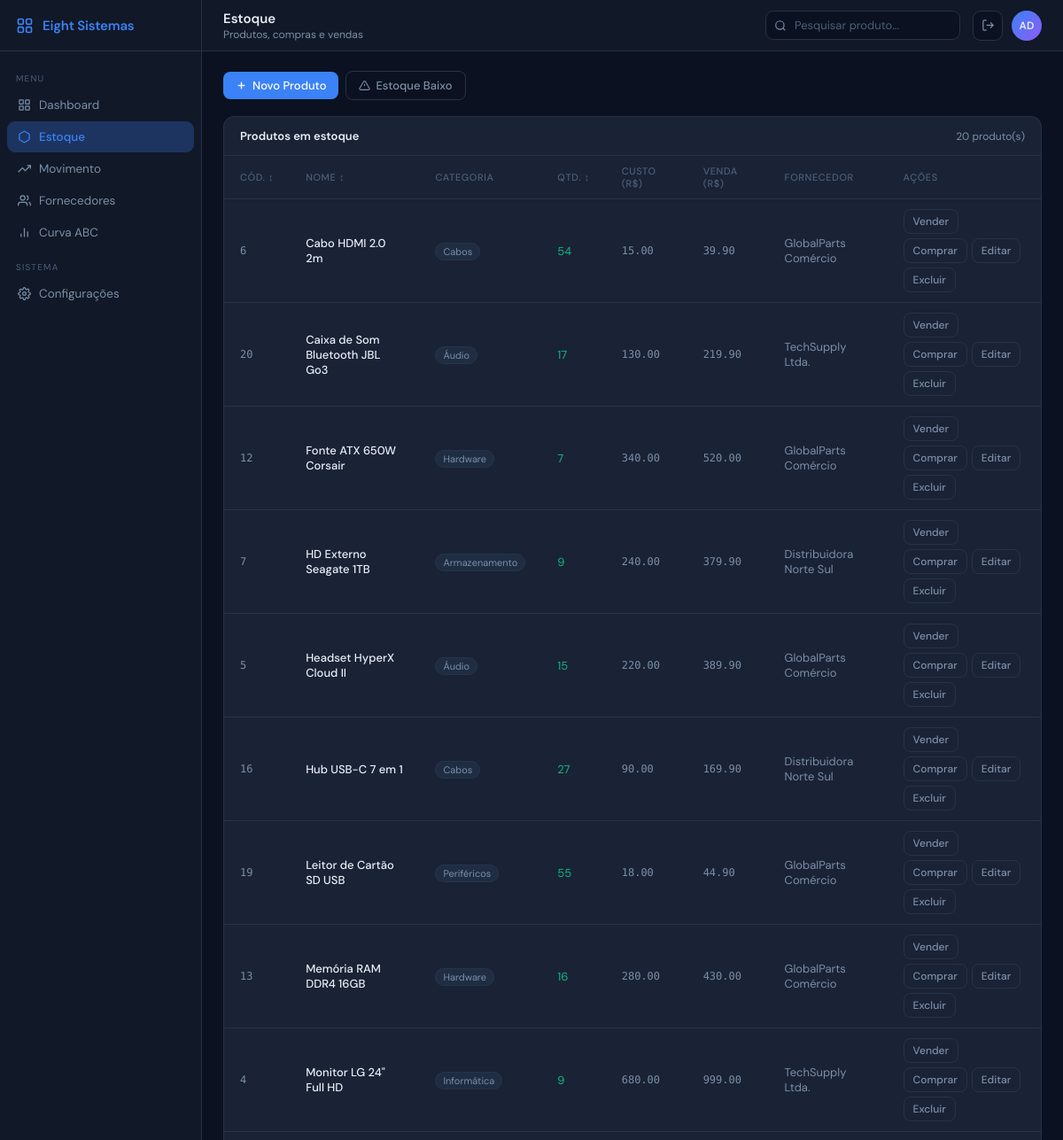
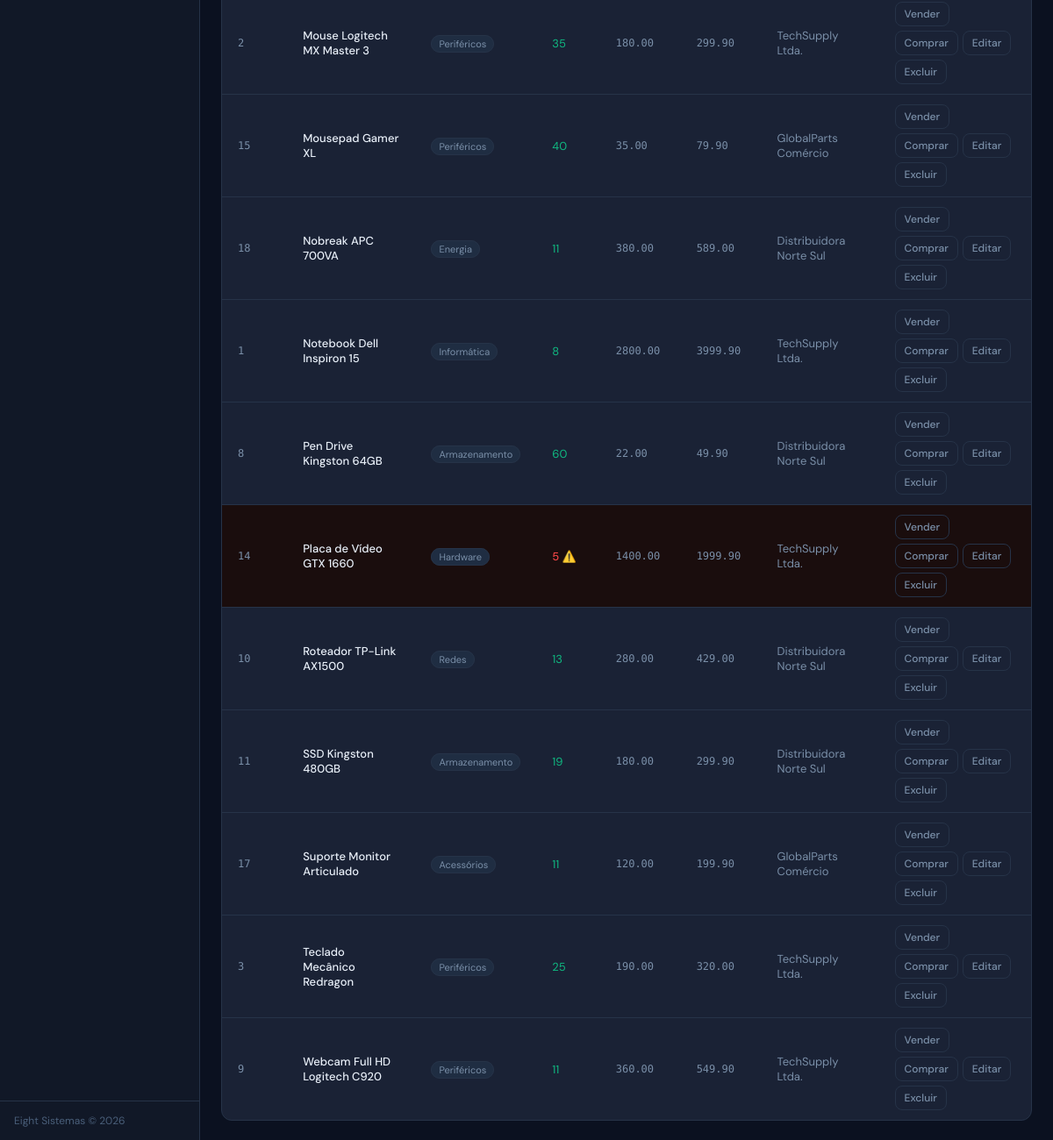
Page /estoque (signed in) on the committed database (2 pictures, top to bottom).
### models/produto.py (models this page shows, shortened)
class Produto(db.Model):
    __tablename__ = "produtos"
    id             = db.Column(db.Integer, primary_key=True)
    nome           = db.Column(db.String(100), nullable=False)
    categoria      = db.Column(db.String(50))
    quantidade     = db.Column(db.Integer, default=0, nullable=False)
    estoque_minimo = db.Column(db.Integer, default=5, nullable=False)
    preco_custo    = db.Column(db.Numeric(10,2))
    preco_venda    = db.Column(db.Numeric(10,2))
    descricao      = db.Column(db.Text)
    fornecedor_id  = db.Column(db.Integer, db.ForeignKey("fornecedores.id"))
    movimentacoes  = db.relationship("Movimentacao", backref="produto", lazy=True, cascade="all, delete-orphan")

### models/fornecedor.py (models this page shows)
class Fornecedor(db.Model):
    __tablename__ = "fornecedores"
    id          = db.Column(db.Integer, primary_key=True)
    nome        = db.Column(db.String(100), nullable=False)
    contato     = db.Column(db.String(50))
    email       = db.Column(db.String(100))
    cnpj        = db.Column(db.String(18))
    localizacao = db.Column(db.String(200))
    produtos = db.relationship("Produto", backref="fornecedor", lazy=True)

### routes/estoque.py (the view)
@estoque_bp.route("/estoque")
@login_required
def estoque():
    produtos = EstoqueService.listar_produtos()
    fornecedores = Fornecedor.query.order_by(Fornecedor.nome).all()
    lista = [{"id":p.id,"nome":p.nome,"quantidade":p.quantidade,"preco_venda":p.preco_venda,
              "preco_custo":p.preco_custo,"fornecedor_nome":p.fornecedor.nome if p.fornecedor else "Sem Fornecedor",
              "fornecedor_id":p.fornecedor_id,"categoria":p.categoria,"estoque_minimo":p.estoque_minimo}
             for p in produtos]
    return render_template("estoque.html", produtos=lista, fornecedores=fornecedores)

### auth.py (called while the page is built)
def login_required(f):
    @wraps(f)
    def decorated(*args, **kwargs):
        if "usuario_id" not in session:
            return redirect(url_for("auth.login"))
        return f(*args, **kwargs)
    return decorated

### services/estoque_service.py (called while the page is built)
    @staticmethod
    def listar_produtos():
        return Produto.query.order_by(Produto.nome).all()

### templates/estoque.html (shortened to what this page needs)
{% extends "base.html" %}
{% block nav_estoque %}active{% endblock %}
{% block page_title %}Estoque{% endblock %}
{% block page_sub %}Produtos, compras e vendas{% endblock %}
{% block topbar_extra %}
<div class="search-wrap">
  <input type="text" id="inputPesquisa" onkeyup="filtrarProdutos()" placeholder="Pesquisar produto...">
</div>
{% endblock %}
{% block content %}
<div style="display:flex;gap:8px;flex-wrap:wrap;align-items:center;">
  <button class="btn btn-blue" onclick="abrirSomente('form-compra')">
    <svg viewBox="0 0 24 24" fill="none" stroke="currentColor" stroke-width="2.5"><line x1="12" y1="5" x2="12" y2="19"/><line x1="5" y1="12" x2="19" y2="12"/></svg>
    Novo Produto
  </button>
  <button class="btn btn-ghost" id="btn-filtro-baixo" onclick="toggleFiltroBaixo()" title="Mostrar apenas produtos com estoque abaixo do mínimo">
    <svg viewBox="0 0 24 24" fill="none" stroke="currentColor" stroke-width="2" width="13" height="13"><path d="M10.29 3.86L1.82 18a2 2 0 0 0 1.71 3h16.94a2 2 0 0 0 1.71-3L13.71 3.86a2 2 0 0 0-3.42 0z"/><line x1="12" y1="9" x2="12" y2="13"/><line x1="12" y1="17" x2="12.01" y2="17"/></svg>
    Estoque Baixo
  </button>
</div>
<div class="tcard">
  <div class="tcard-header">
    <span class="tcard-title">Produtos em estoque</span>
    <span class="text-muted" style="font-size:12px;" id="counter-produtos">{{ produtos|length }} produto(s)</span>
  </div>
  {% if produtos %}
  <table>
    <thead>
      <tr>
        <th id="th-id"  onclick="ordenarPor('id')"         style="cursor:pointer;user-select:none;white-space:nowrap;">Cód.<span class="sort-icon"> ↕</span></th>
        <th id="th-nome" onclick="ordenarPor('nome')"      style="cursor:pointer;user-select:none;white-space:nowrap;">Nome<span class="sort-icon"> ↕</span></th>
        <th>Categoria</th>
        <th id="th-qtd" onclick="ordenarPor('quantidade')" style="cursor:pointer;user-select:none;white-space:nowrap;">Qtd.<span class="sort-icon"> ↕</span></th>
        <th>Custo (R$)</th>
        <th>Venda (R$)</th>
        <th>Fornecedor</th>
        <th>Ações</th>
      </tr>
    </thead>
    <tbody>
      {% for p in produtos %}
      <tr {% if p.quantidade <= p.estoque_minimo %}style="background:#1a0d0d"{% endif %}
          data-baixo="{{ 'sim' if p.quantidade <= p.estoque_minimo else 'nao' }}">
        <td class="mono">{{ p.id }}</td>
        <td class="fw500">{{ p.nome }}</td>
        <td>
          <span style="font-size:11px;background:var(--card2);border:1px solid var(--border);padding:2px 8px;border-radius:99px;color:var(--muted);">
            {{ p.categoria if p.categoria else '—' }}
          </span>
        </td>
        <td class="{{ 'text-red fw500' if p.quantidade <= p.estoque_minimo else 'text-green' }}">
          {{ p.quantidade }}{% if p.quantidade <= p.estoque_minimo %} ⚠️{% endif %}
        </td>
        <td class="mono">{{ "%.2f"|format(p.preco_custo|float) if p.preco_custo else '—' }}</td>
        <td class="mono">{{ "%.2f"|format(p.preco_venda|float) if p.preco_venda else '—' }}</td>
        <td class="text-muted">{{ p.fornecedor_nome }}</td>
        <td>
          <div style="display:flex;gap:5px;flex-wrap:wrap;">
            <button class="btn btn-ghost btn-sm"
                    onclick="prepararVenda('{{ p.id }}','{{ p.nome }}')">Vender</button>
            <button class="btn btn-ghost btn-sm"
                    onclick="prepararReposicao('{{ p.id }}','{{ p.nome }}')">Comprar</button>
            <button class="btn btn-ghost btn-sm"
                    onclick="prepararEdicao('{{ p.id }}','{{ p.nome }}','{{ p.categoria }}','{{ p.quantidade }}','{{ p.preco_venda }}','{{ p.preco_custo }}','{{ p.fornecedor_id }}')">Editar</button>
            <a class="btn btn-danger btn-sm"
               href="{{ url_for('estoque.excluir_produto', produto_id=p.id) }}"
               onclick="return confirm('Excluir {{ p.nome }}?')">Excluir</a>
          </div>
        </td>
      </tr>
      {% endfor %}
    </tbody>
  </table>
  {% else %}
  <div class="empty-state">
    <svg viewBox="0 0 24 24" fill="none" stroke="currentColor" stroke-width="1.5"><path d="M21 16V8a2 2 0 0 0-1-1.73l-7-4a2 2 0 0 0-2 0l-7 4A2 2 0 0 0 3 8v8a2 2 0 0 0 1 1.73l7 4a2 2 0 0 0 2 0l7-4A2 2 0 0 0 21 16z"/></svg>
    Nenhum produto cadastrado ainda.
  </div>
  {% endif %}
</div>
{% endblock %}

### static/css/main.css (style rules this page uses)
*, *::before, *::after { margin: 0; padding: 0; box-sizing: border-box; }
:root { --bg: #0B1120; --surface: #111827; --card: #1A2235; --card2: #1F2D42; --border: #263348; --border2: #2E3D55; --blue: #3B82F6; --blue-dim: #1D3461; --red: #EF4444; --red-dim: #2D1515; --green: #10B981; --green-dim: #0C2118; --amber: #F59E0B; --amber-dim: #2A1F08; --purple: #8B5CF6; --text: #E8EFF8; --muted: #7A8FA8; --muted2: #4A5F7A; --sidebar-w: 228px; --header-h: 58px; --radius: 12px; --font: 'DM Sans', sans-serif; --mono: 'DM Mono', monospace; }
body { font-family: var(--font); background: var(--bg); color: var(--text); font-size: 14px; min-height: 100vh; }
.search-wrap { position: relative; }
.search-wrap input { background: var(--bg); border: 1px solid var(--border); border-radius: 9px; padding: 7px 12px 7px 32px; color: var(--text); font-size: 13px; font-family: var(--font); outline: none; width: 220px; transition: border-color 0.15s, width 0.2s; }
.search-wrap input::placeholder { color: var(--muted2); }
.tcard { background: var(--card); border: 1px solid var(--border); border-radius: var(--radius); }
.tcard-header { padding: 13px 18px; border-bottom: 1px solid var(--border); display: flex; align-items: center; justify-content: space-between; gap: 12px; }
.tcard-title { font-size: 13px; font-weight: 600; color: var(--text); }
table { width: 100%; border-collapse: collapse; }
thead th { padding: 10px 18px; font-size: 11px; font-weight: 500; color: var(--muted2); text-transform: uppercase; letter-spacing: .6px; text-align: left; border-bottom: 1px solid var(--border); }
tbody td { padding: 11px 18px; border-bottom: 1px solid var(--border); font-size: 13px; vertical-align: middle; }
tbody tr:last-child td { border-bottom: none; }
.btn { display: inline-flex; align-items: center; gap: 6px; padding: 7px 14px; border-radius: 8px; font-size: 13px; font-weight: 500; font-family: var(--font); cursor: pointer; transition: opacity 0.15s, background 0.15s; border: none; text-decoration: none; }
.btn svg { width: 13px; height: 13px; }
.btn-blue { background: var(--blue); color: #fff; }
.btn-ghost { background: transparent; border: 1px solid var(--border); color: var(--muted); }
.btn-danger { background: transparent; border: 1px solid var(--border); color: var(--muted); }
.btn-sm { padding: 5px 10px; font-size: 12px; }
.mono { font-family: var(--mono); font-size: 12px; color: var(--muted); }
.text-red { color: var(--red); }
.text-green { color: var(--green); }
.text-muted { color: var(--muted); }
.fw500 { font-weight: 500; }

### rows in the picture
Produto: nome "Cabo HDMI 2.0 2m", categoria "Cabos", preco_custo "15.00", preco_venda "39.90"
Fornecedor: fornecedor_nome "GlobalParts Comércio" "GlobalParts Comércio" "GlobalParts Comércio" "GlobalParts Comércio" "GlobalParts Comércio" "GlobalParts Comércio" "GlobalParts Comércio"
Produto: nome "Caixa de Som Bluetooth JBL Go3", categoria "Áudio", preco_custo "130.00", preco_venda "219.90"
Fornecedor: fornecedor_nome "TechSupply Ltda." "TechSupply Ltda." "TechSupply Ltda." "TechSupply Ltda." "TechSupply Ltda." "TechSupply Ltda." "TechSupply Ltda."
Produto: nome "Fonte ATX 650W Corsair", categoria "Hardware", preco_custo "340.00", preco_venda "520.00"
Produto: nome "HD Externo Seagate 1TB", categoria "Armazenamento", preco_custo "240.00", preco_venda "379.90"
Fornecedor: fornecedor_nome "Distribuidora Norte Sul" "Distribuidora Norte Sul" "Distribuidora Norte Sul" "Distribuidora Norte Sul" "Distribuidora Norte Sul" "Distribuidora Norte Sul"
Produto: nome "Headset HyperX Cloud II", categoria "Áudio", preco_custo "220.00", preco_venda "389.90"
Produto: nome "Hub USB-C 7 em 1", categoria "Cabos", preco_custo "90.00", preco_venda "169.90"
Produto: nome "Leitor de Cartão SD USB", categoria "Periféricos", preco_custo "18.00", preco_venda "44.90"
Produto: nome "Memória RAM DDR4 16GB", categoria "Hardware", preco_custo "280.00", preco_venda "430.00"
Produto: nome "Monitor LG 24\" Full HD", categoria "Informática", preco_custo "680.00", preco_venda "999.00"
Produto: nome "Mouse Logitech MX Master 3", categoria "Periféricos", preco_custo "180.00", preco_venda "299.90"
Produto: nome "Mousepad Gamer XL", categoria "Periféricos", preco_custo "35.00", preco_venda "79.90"
Produto: nome "Nobreak APC 700VA", categoria "Energia", preco_custo "380.00", preco_venda "589.00"
Produto: nome "Notebook Dell Inspiron 15", categoria "Informática", preco_custo "2800.00", preco_venda "3999.90"
Produto: nome "Pen Drive Kingston 64GB", categoria "Armazenamento", preco_custo "22.00", preco_venda "49.90"
Produto: nome "Placa de Vídeo GTX 1660", categoria "Hardware", preco_custo "1400.00", preco_venda "1999.90"
Produto: nome "Roteador TP-Link AX1500", categoria "Redes", preco_custo "280.00", preco_venda "429.00"
Produto: nome "SSD Kingston 480GB", categoria "Armazenamento", preco_custo "180.00", preco_venda "299.90"
Produto: nome "Suporte Monitor Articulado", categoria "Acessórios", preco_custo "120.00", preco_venda "199.90"
Produto: nome "Teclado Mecânico Redragon", categoria "Periféricos", preco_custo "190.00", preco_venda "320.00"
Produto: nome "Webcam Full HD Logitech C920", categoria "Periféricos", preco_custo "360.00", preco_venda "549.90"

### other values in the picture
{{ session.get('usuario_nome', 'US')[:2].upper() }} "AD"
{{ produtos|length }} "20"
{{ p.id }} "6" "20" "12" "7" "5" "16" "19" "13" "4" "2" "15" "18" "1" "8" "14" "10" "11" "17" "3" "9"
{{ p.quantidade }} "54" "17" "7" "9" "15" "27" "55" "16" "9" "35" "40" "11" "8" "60" "5" "13" "19" "11" "25" "11"
